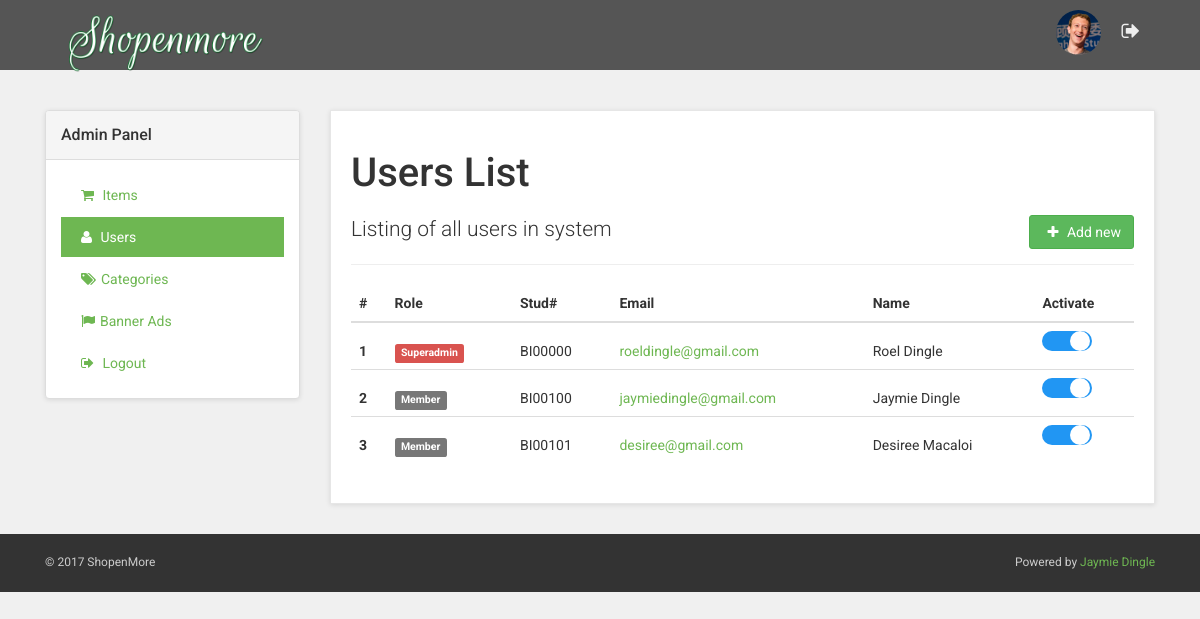
/admin/users.php (signed in), run on the app's committed database.
### tables this page shows
CREATE TABLE `tb_user_role` (
  `id` int(11) NOT NULL,
  `name` varchar(50) NOT NULL,
  `theme` varchar(12) NOT NULL
);

CREATE TABLE `tb_users` (
  `id` int(11) NOT NULL,
  `user_role_id` int(11) NOT NULL,
  `student_id` varchar(12) NOT NULL,
  `email` varchar(100) NOT NULL,
  `password` varchar(100) NOT NULL,
  `fname` varchar(50) NOT NULL,
  `lname` varchar(50) NOT NULL,
  `contact` varchar(50) NOT NULL,
  `image_url` text NOT NULL,
  `is_active` tinyint(1) NOT NULL DEFAULT '0',
  `date_reg` timestamp NOT NULL DEFAULT CURRENT_TIMESTAMP
);

CREATE TABLE `tb_site_info` (
  `id` int(11) NOT NULL,
  `title` varchar(50) NOT NULL,
  `tagline` text NOT NULL
);

### libs/meekrodb.2.3.class.php (called while the page is built, shortened)
<?php
class DB {
  protected static $mdb = null;
  public static function getMDB() {
    $mdb = DB::$mdb;
    if ($mdb === null) {
      $mdb = DB::$mdb = new MeekroDB();
    }
    $db_class_vars = get_class_vars('DB');
    return $mdb;
  }
  public static function query() { $args = func_get_args(); return call_user_func_array(array(DB::getMDB(), 'query'), $args); }
  public static function queryFirstRow() { $args = func_get_args(); return call_user_func_array(array(DB::getMDB(), 'queryFirstRow'), $args); }
  public static function queryFullColumns() { $args = func_get_args(); return call_user_func_array(array(DB::getMDB(), 'queryFullColumns'), $args); }
  public static function queryOneField() { $args = func_get_args(); return call_user_func_array(array(DB::getMDB(), 'queryOneField'), $args); }
}
class MeekroDB {
  public $dbName = '';
  public $user = '';
  public $password = '';
  public $host = 'localhost';
  public $port = null;
  public $encoding = 'latin1';
  public $param_char = '%';
  public $named_param_seperator = '_';
  public $connect_options = array(MYSQLI_OPT_CONNECT_TIMEOUT => 30);
  public $internal_mysql = null;
  public function __construct($host=null, $user=null, $password=null, $dbName=null, $port=null, $encoding=null) {
    if ($host === null) $host = DB::$host;
    if ($user === null) $user = DB::$user;
    if ($password === null) $password = DB::$password;
    if ($dbName === null) $dbName = DB::$dbName;
    if ($port === null) $port = DB::$port;
    if ($encoding === null) $encoding = DB::$encoding;
    $this->host = $host;
    $this->user = $user;
    $this->password = $password;
    $this->dbName = $dbName;
    $this->port = $port;
    $this->encoding = $encoding;
  }
  public function get() {
    $mysql = $this->internal_mysql;
    if (!($mysql instanceof MySQLi)) {
      if (! $this->port) $this->port = ini_get('mysqli.default_port');
      $mysql = new mysqli();
      foreach ($this->connect_options as $key => $value) {
        $mysql->options($key, $value);
      }
      $mysql->set_charset($this->encoding);
      $this->internal_mysql = $mysql;
    }
    return $mysql;
  }
  protected function preparseQueryParams() {
    $args = func_get_args();
    $sql = trim(strval(array_shift($args)));
    $args_all = $args;
    if (count($args_all) == 0) return array($sql);
    $param_char_length = strlen($this->param_char);
    $named_seperator_length = strlen($this->named_param_seperator);
    $types = array(
      $this->param_char . 'll',
      $this->param_char . 'ls',
      $this->param_char . 'l',
      $this->param_char . 'li',
      $this->param_char . 'ld',
      $this->param_char . 'lb',
      $this->param_char . 'lt',
      $this->param_char . 's',
      $this->param_char . 'i',
      $this->param_char . 'd',
      $this->param_char . 'b',
      $this->param_char . 't',
      $this->param_char . '?',
      $this->param_char . 'ss'
    );
    $posList = array();
    foreach ($types as $type) {
      $lastPos = 0;
      while (($pos = strpos($sql, $type, $lastPos)) !== false) {
        $lastPos = $pos + 1;
        $posList[$pos] = $type;
      }
    }
    ksort($posList);
    $chunkyQuery = array();
    $pos_adj = 0;
    foreach ($posList as $pos => $type) {
      $type = substr($type, $param_char_length);
      $length_type = strlen($type) + $param_char_length;
      $new_pos = $pos + $pos_adj;
      $new_pos_back = $new_pos + $length_type;
      $arg_number_length = 0;
      if ($arg_number_length = strspn($sql, '0123456789', $new_pos_back)) {
        $arg_number = substr($sql, $new_pos_back, $arg_number_length);
        if (! array_key_exists($arg_number, $args_all)) $this->nonSQLError("Non existent argument reference (arg $arg_number): $sql");
        $arg = $args_all[$arg_number];
      } else {
        $arg = array_shift($args);
      }
      if ($new_pos > 0) $chunkyQuery[] = substr($sql, 0, $new_pos);
      if (is_object($arg) && ($arg instanceof WhereClause)) {
        list($clause_sql, $clause_args) = $arg->textAndArgs();
        array_unshift($clause_args, $clause_sql);
        $preparsed_sql = call_user_func_array(array($this, 'preparseQueryParams'), $clause_args);
        $chunkyQuery = array_merge($chunkyQuery, $preparsed_sql);
      } else {
        $chunkyQuery[] = array('type' => $type, 'value' => $arg);
      }
      $sql = substr($sql, $new_pos_back + $arg_number_length);
      $pos_adj -= $new_pos_back + $arg_number_length;
    }
    return $chunkyQuery;
  }
  protected function escape($str) { return "'" . $this->get()->real_escape_string(strval($str)) . "'"; }
  protected function intval($var) {
    if (PHP_INT_SIZE == 8) return intval($var);
    return floor(doubleval($var));
  }
  protected function parseQueryParams() {
    $args = func_get_args();
    $chunkyQuery = call_user_func_array(array($this, 'preparseQueryParams'), $args);
    $query = '';
    $array_types = array('ls', 'li', 'ld', 'lb', 'll', 'lt');
    foreach ($chunkyQuery as $chunk) {
      if (is_string($chunk)) {
        $query .= $chunk;
        continue;
      }
      $type = $chunk['type'];
      $arg = $chunk['value'];
      $result = '';
      if ($type != '?') {
        $is_array_type = in_array($type, $array_types, true);
      }
      if ($type == 's') $result = $this->escape($arg);
      else if ($type == 'i') $result = $this->intval($arg);
      $query .= $result;
    }
    return $query;
  }
  protected function prependCall($function, $args, $prepend) { array_unshift($args, $prepend); return call_user_func_array($function, $args); }
  public function query() { $args = func_get_args(); return $this->prependCall(array($this, 'queryHelper'), $args, 'assoc'); }
  public function queryFullColumns() { $args = func_get_args(); return $this->prependCall(array($this, 'queryHelper'), $args, 'full'); }
  protected function queryHelper() {
    $args = func_get_args();
    $type = array_shift($args);
    $db = $this->get();
    $is_buffered = true;
    $row_type = 'assoc';
    $full_names = false;
    switch ($type) {
      case 'assoc':
        break;
      case 'full':
        $row_type = 'list';
        $full_names = true;
        break;
    }
    $sql = call_user_func_array(array($this, 'parseQueryParams'), $args);
    $result = $db->query($sql, $is_buffered ? MYSQLI_STORE_RESULT : MYSQLI_USE_RESULT);
    $return = array();
    if ($full_names) {
      $infos = array();
      foreach ($result->fetch_fields() as $info) {
        if (strlen($info->table)) $infos[] = $info->table . '.' . $info->name;
        else $infos[] = $info->name;
      }
    }
    while ($row = ($row_type == 'assoc' ? $result->fetch_assoc() : $result->fetch_row())) {
      if ($full_names) $row = array_combine($infos, $row);
      $return[] = $row;
    }
    return $return;
  }
  public function queryOneRow() { $args = func_get_args(); return call_user_func_array(array($this, 'queryFirstRow'), $args); }
  public function queryFirstRow() {
    $args = func_get_args();
    $result = call_user_func_array(array($this, 'query'), $args);
    return reset($result);
  }
  public function queryOneField() {
    $args = func_get_args();
    $column = array_shift($args);
    $row = call_user_func_array(array($this, 'queryOneRow'), $args);
    return $row[$column];
  }
}
?>

### admin/users.php (the view, shortened to what this page needs)
<?php include('includes/header.php'); ?>
<?php include('includes/top-bar.php'); ?>
<?php
$profile = $_SESSION['admindata'];
$users = DB::queryFullColumns("SELECT * FROM tb_users
           LEFT JOIN tb_user_role
           ON tb_users.user_role_id = tb_user_role.id
           -- LEFT JOIN tb_item_category
           -- ON tb_users.item_category_id = tb_item_category.id
           -- LEFT JOIN tb_item_status
           -- ON tb_users.item_status_id = tb_item_status.id
           WHERE tb_users.id != %i ", $profile['id']);
?>
    <div id="all">
        <div id="content">
            <div class="container">
                <br>
                 <?php include('includes/admin-sidemenu.php'); ?>
                <div class="col-md-9" id="customer-orders">
                    <div class="box">
                        <h1>Users List</h1>
                        <a href="adduser.php" class="btn btn-success pull-right"><i class="fa fa-plus" aria-hidden="true"></i> Add new</a>
                        <p class="lead">Listing of all users in system</p>
                        <hr>
                        <div class="table-responsive">
                            <table class="table table-hover">
                                <thead>
                                    <tr>
                                        <th>#</th>
                                        <th>Role</th>
                                        <th>Stud#</th>
                                        <th>Email</th>
                                        <th>Name</th>
                                        <th>Activate</th>
                                    </tr>
                                </thead>
                                <tbody>
                                    <?php foreach($users as $key=>$user) { ?>
                                    <tr>
                                        <th><?php echo ($key + 1); ?></th>
                                        <td>
                                            <span class="label label-<?php echo $user['tb_user_role.theme']; ?>">
                                                <?php echo ucwords($user['tb_user_role.name']); ?>
                                            </span>
                                        </td>
                                        <td>
                                            <?php echo ucwords($user['tb_users.student_id']); ?>
                                        </td>
                                        <td>
                                            <a href="userdetails.php?id=<?php echo $user['tb_users.id']; ?>">
                                                <?php echo $user['tb_users.email']; ?>
                                            </a>
                                        </td>
                                        <td><?php echo ucwords($user['tb_users.fname']); ?> <?php echo ucwords($user['tb_users.lname']); ?></td>
                                        <td>
                                            <label class="switch">
                                              <div class="slider round"></div>
                                            </label>
                                        </td>
                                    </tr>
                                    <?php } ?>
                                </tbody>
                            </table>
                        </div>
                    </div>
                </div>
            </div>
        </div>
    </div>
<?php include('includes/footer.php'); ?>

### admin/includes/admin-sidemenu.php
<div class="col-md-3">
                 <div class="panel panel-default sidebar-menu" >
                     <div class="panel-heading">
                         <h3 class="panel-title"><?php echo DB::queryOneField('name', "SELECT * FROM tb_user_role WHERE id=%s", $profile['user_role_id']); ?> Panel</h3>
                     </div>
                     <div class="panel-body">
                         <ul class="nav nav-pills nav-stacked">
                             <li class="items">
                                 <a href="items.php"><i class="fa fa-shopping-cart"></i> Items</a>
                             </li>
                             <li  class="users">
                                 <a href="users.php"><i class="fa fa-user"></i> Users</a>
                             </li>
                             <li  class="categories">
                                 <a href="categories.php"><i class="fa fa-tags"></i>Categories</a>
                             </li>
                             <li  class="banners">
                                 <a href="banners.php"><i class="fa fa-flag"></i>Banner Ads</a>
                             </li>
                             <li>
                                 <a href="logout.php"><i class="fa fa-sign-out"></i> Logout</a>
                             </li>
                         </ul>
                     </div>
                 </div>
             </div>

### admin/includes/footer.php (shortened to what this page needs)
        <div id="copyright">
            <div class="container">
                <div class="col-md-6">
                    <p class="pull-left">© <?php echo date('Y'); ?> <?php echo $site_data['title']; ?></p>
                </div>
                <div class="col-md-6">
                    <p class="pull-right">Powered by <a href="https://www.linkedin.com/in/jaymie-dingle-946aa3111/" target="_blank">Jaymie Dingle</a>
                    </p>
                </div>
            </div>
        </div>
</body>
</html>

### css/style.green.css (style rules this page uses)
a, button { -webkit-transition: all 0.2s ease-out; -moz-transition: all 0.2s ease-out; transition: all 0.2s ease-out; }
a i.fa, button i.fa { margin: 0 5px; }
p.lead { font-weight: 300; }
h1 { font-weight: 700; font-size: 40px; }
.box { background: #fff; margin: 0 0 30px; border: solid 1px #e6e6e6; -webkit-box-sizing: border-box; -moz-box-sizing: border-box; box-sizing: border-box; padding: 20px; -webkit-box-shadow: 0 1px 5px rgba(0, 0, 0, 0.1); box-shadow: 0 1px 5px rgba(0, 0, 0, 0.1); }
#content .panel.sidebar-menu { -webkit-box-sizing: border-box; -moz-box-sizing: border-box; box-sizing: border-box; -webkit-box-shadow: 0 1px 5px rgba(0, 0, 0, 0.1); box-shadow: 0 1px 5px rgba(0, 0, 0, 0.1); }
#content .panel.sidebar-menu h3 { padding: 5px 0; margin: 0; }
#content #customer-orders table tr th, #content #customer-orders table tr td { vertical-align: baseline; }
#copyright { background: #333; color: #ccc; padding: 20px 0; font-size: 12px; }
#copyright p { margin: 0; }
.nav { margin-bottom: 0; padding-left: 0; list-style: none; }
.nav > li > a { padding: 10px 15px; }
.nav-pills > li > a { border-radius: 0; }
.nav-pills > li.active > a, .nav-pills > li.active > a:hover, .nav-pills > li.active > a:focus { color: #ffffff; background-color: #6eb752; }
body { font-family: "Roboto", Helvetica, Arial, sans-serif; font-size: 14px; line-height: 1.42857143; color: #333333; background-color: #f0f0f0; }
a { color: #6eb752; text-decoration: none; }
hr { margin-top: 20px; margin-bottom: 20px; border: 0; border-top: 1px solid #eeeeee; }
.btn { font-weight: normal; font-family: "Roboto", Helvetica, Arial, sans-serif; padding: 6px 12px; font-size: 14px; line-height: 1.42857143; border-radius: 3px; }
label { font-weight: normal; }
h1, h2, h3, h4, h5, h6, .h1, .h2, .h3, .h4, .h5, .h6 { font-family: inherit; font-weight: 500; line-height: 1.1; color: inherit; }
h1, .h1, h2, .h2, h3, .h3 { margin-top: 20px; margin-bottom: 20px; }
p, ul, ol { margin: 0 0 20px; }
.lead { margin-bottom: 20px; font-size: 16px; }
@media (min-width: 768px) { .lead { font-size: 21px; } }
.switch { position: relative; display: inline-block; width: 50px; height: 20px; }
.slider { position: absolute; cursor: pointer; top: 0; left: 0; right: 0; bottom: 0; background-color: #ccc; -webkit-transition: .4s; transition: .4s; }
.slider:before { position: absolute; content: ""; height: 20px; width: 20px; left: 2px; bottom: 0px; background-color: white; -webkit-transition: .4s; transition: .4s; }
input:checked + .slider { background-color: #2196F3; }
input:checked + .slider:before { -webkit-transform: translateX(26px); -ms-transform: translateX(26px); transform: translateX(26px); }
.slider.round { border-radius: 34px; }
.slider.round:before { border-radius: 50%; }

### data on the page
tb_user_role: name "Admin"
tb_users: user_role.name "Superadmin", student "BI00000", email "roeldingle@gmail.com", fname "Roel", lname "Dingle"
tb_users: user_role.name "Member", student "BI00100", email "jaymiedingle@gmail.com", fname "Jaymie", lname "Dingle"
tb_users: user_role.name "Member", student "BI00101", email "desiree@gmail.com", fname "Desiree", lname "Macaloi"
tb_site_info: title "ShopenMore"
